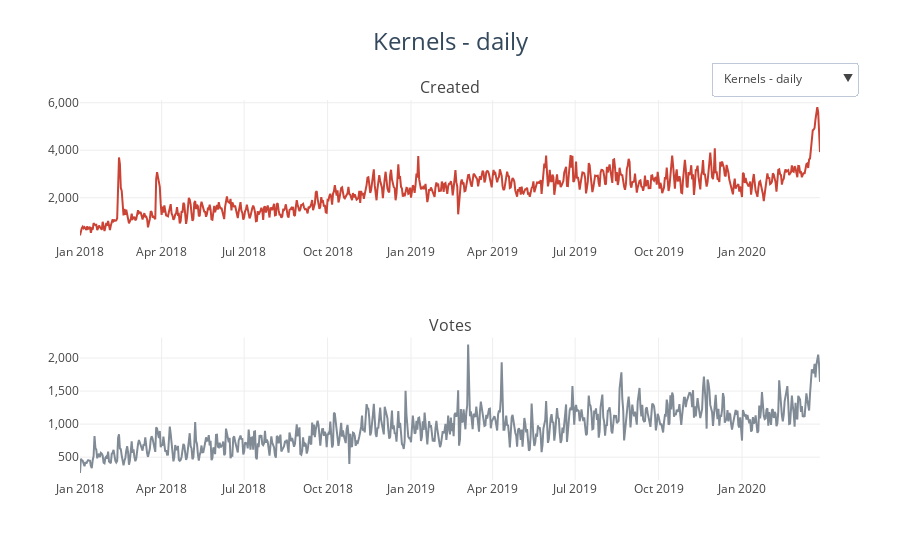

The notebook cell saved with this chart:
### Code cell
def make_plotly(fig, name, dataset, visualize_list, visible=True):
    #making traces for my graphs
    fig.add_trace(go.Scatter(x=dataset['CreationDate'], y=dataset[visualize_list[0]], name="Created", 
                             line=dict(color=colors_array[3]), visible=visible), row=1, col=1)
    fig.add_trace(go.Scatter(x=dataset['CreationDate'], y=dataset[visualize_list[1]], name="Votes", 
                             line=dict(color=colors_array[-1]), visible=visible), row=2, col=1)

# creating a figure with 2 subplots
fig = make_subplots(rows=2, cols=1, subplot_titles=("Created", "Votes"))

# daily part
make_plotly(fig, "Kernels", daily_amounts, ['kernels', 'kernel_votes'])
make_plotly(fig, "Datasets", daily_amounts, ['datasets', 'datasets_votes'], visible=False)

# weekly part
make_plotly(fig, "Kernels", weekly_amounts, ['kernels', 'kernel_votes'], visible=False)
make_plotly(fig, "Datasets", weekly_amounts, ['datasets', 'datasets_votes'], visible=False)

# monthly part
make_plotly(fig, "Kernels", monthly_amounts, ['kernels', 'kernel_votes'], visible=False)
make_plotly(fig, "Datasets", monthly_amounts, ['datasets', 'datasets_votes'], visible=False)

# the code below creates list for the filter
list_buttons = []
                
traces, dicts = (2, 6)
vector_size = traces*dicts
true_start = 0

for date_type in ['daily', 'weekly', 'monthly']:
    for kernel_or_dataset in ["Kernels", "Datasets"]:
        visibility_list = [False for i in range(vector_size)]
        visibility_list[true_start:(true_start+traces)] = [True]*traces
        dict_button = dict(label=kernel_or_dataset+" - "+date_type, method="update",
                           args=[{"visible": visibility_list},
                                 {"title": kernel_or_dataset+" - "+date_type}])
        list_buttons.append(dict_button)
        true_start+=traces

fig.layout.update(
    template=layout_custom,
    showlegend=False,
    updatemenus=[
        go.layout.Updatemenu(
            active=0,
            x=1.05, y=1.10,
            buttons=list_buttons)
    ])

fig.layout.update(title="Kernels - daily")

fig['layout']['yaxis1'].update(hoverformat =",d", tickformat=",d")
fig['layout']['yaxis2'].update(hoverformat =",d", tickformat=",d")

iplot(fig)
